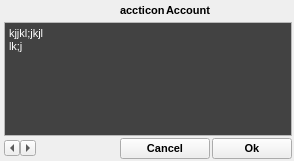
<?xml version="1.0" encoding="UTF-8"?>
<ui version="4.0">
 <class>Form</class>
 <widget class="QWidget" name="Form">
  <property name="windowModality">
   <enum>Qt::NonModal</enum>
  </property>
  <property name="geometry">
   <rect>
    <x>0</x>
    <y>0</y>
    <width>294</width>
    <height>161</height>
   </rect>
  </property>
  <property name="windowTitle">
   <string>Form</string>
  </property>
  <layout class="QGridLayout" name="gridLayout">
   <property name="leftMargin">
    <number>4</number>
   </property>
   <property name="topMargin">
    <number>0</number>
   </property>
   <property name="rightMargin">
    <number>2</number>
   </property>
   <property name="bottomMargin">
    <number>2</number>
   </property>
   <property name="spacing">
    <number>2</number>
   </property>
   <item row="0" column="0">
    <widget class="QLabel" name="iconlabel">
     <property name="sizePolicy">
      <sizepolicy hsizetype="Preferred" vsizetype="Fixed">
       <horstretch>0</horstretch>
       <verstretch>0</verstretch>
      </sizepolicy>
     </property>
     <property name="baseSize">
      <size>
       <width>16</width>
       <height>16</height>
      </size>
     </property>
     <property name="font">
      <font>
       <pointsize>8</pointsize>
      </font>
     </property>
     <property name="text">
      <string>&lt;icon&gt;</string>
     </property>
    </widget>
   </item>
   <item row="0" column="1">
    <spacer name="horizontalSpacer">
     <property name="orientation">
      <enum>Qt::Horizontal</enum>
     </property>
     <property name="sizeHint" stdset="0">
      <size>
       <width>40</width>
       <height>20</height>
      </size>
     </property>
    </spacer>
   </item>
   <item row="0" column="2">
    <widget class="QFrame" name="frame_2">
     <property name="frameShape">
      <enum>QFrame::NoFrame</enum>
     </property>
     <property name="frameShadow">
      <enum>QFrame::Plain</enum>
     </property>
     <property name="lineWidth">
      <number>0</number>
     </property>
     <layout class="QFormLayout" name="formLayout_2">
      <property name="fieldGrowthPolicy">
       <enum>QFormLayout::AllNonFixedFieldsGrow</enum>
      </property>
      <property name="labelAlignment">
       <set>Qt::AlignCenter</set>
      </property>
      <property name="formAlignment">
       <set>Qt::AlignCenter</set>
      </property>
      <property name="horizontalSpacing">
       <number>1</number>
      </property>
      <property name="margin">
       <number>0</number>
      </property>
      <item row="0" column="0">
       <widget class="QLabel" name="accticon">
        <property name="sizePolicy">
         <sizepolicy hsizetype="Maximum" vsizetype="Fixed">
          <horstretch>0</horstretch>
          <verstretch>0</verstretch>
         </sizepolicy>
        </property>
        <property name="baseSize">
         <size>
          <width>16</width>
          <height>16</height>
         </size>
        </property>
        <property name="font">
         <font>
          <pointsize>8</pointsize>
          <weight>75</weight>
          <bold>true</bold>
         </font>
        </property>
        <property name="text">
         <string>accticon</string>
        </property>
       </widget>
      </item>
      <item row="0" column="1">
       <widget class="QLabel" name="account">
        <property name="sizePolicy">
         <sizepolicy hsizetype="Minimum" vsizetype="Fixed">
          <horstretch>0</horstretch>
          <verstretch>0</verstretch>
         </sizepolicy>
        </property>
        <property name="font">
         <font>
          <pointsize>8</pointsize>
          <weight>75</weight>
          <bold>true</bold>
         </font>
        </property>
        <property name="text">
         <string>Account</string>
        </property>
       </widget>
      </item>
     </layout>
    </widget>
   </item>
   <item row="1" column="0" colspan="4">
    <widget class="QPlainTextEdit" name="message">
     <property name="palette">
      <palette>
       <active>
        <colorrole role="Text">
         <brush brushstyle="SolidPattern">
          <color alpha="255">
           <red>255</red>
           <green>255</green>
           <blue>255</blue>
          </color>
         </brush>
        </colorrole>
        <colorrole role="Base">
         <brush brushstyle="SolidPattern">
          <color alpha="255">
           <red>66</red>
           <green>66</green>
           <blue>66</blue>
          </color>
         </brush>
        </colorrole>
       </active>
       <inactive>
        <colorrole role="Text">
         <brush brushstyle="SolidPattern">
          <color alpha="255">
           <red>255</red>
           <green>255</green>
           <blue>255</blue>
          </color>
         </brush>
        </colorrole>
        <colorrole role="Base">
         <brush brushstyle="SolidPattern">
          <color alpha="255">
           <red>66</red>
           <green>66</green>
           <blue>66</blue>
          </color>
         </brush>
        </colorrole>
       </inactive>
       <disabled>
        <colorrole role="Text">
         <brush brushstyle="SolidPattern">
          <color alpha="255">
           <red>118</red>
           <green>118</green>
           <blue>117</blue>
          </color>
         </brush>
        </colorrole>
        <colorrole role="Base">
         <brush brushstyle="SolidPattern">
          <color alpha="255">
           <red>255</red>
           <green>255</green>
           <blue>255</blue>
          </color>
         </brush>
        </colorrole>
       </disabled>
      </palette>
     </property>
     <property name="font">
      <font>
       <pointsize>8</pointsize>
      </font>
     </property>
     <property name="frameShape">
      <enum>QFrame::StyledPanel</enum>
     </property>
     <property name="frameShadow">
      <enum>QFrame::Raised</enum>
     </property>
     <property name="lineWidth">
      <number>1</number>
     </property>
     <property name="midLineWidth">
      <number>0</number>
     </property>
     <property name="readOnly">
      <bool>true</bool>
     </property>
     <property name="plainText">
      <string>kjjkl;jkjl
lk;j
</string>
     </property>
    </widget>
   </item>
   <item row="2" column="0">
    <widget class="QFrame" name="frame">
     <property name="sizePolicy">
      <sizepolicy hsizetype="Fixed" vsizetype="Fixed">
       <horstretch>0</horstretch>
       <verstretch>0</verstretch>
      </sizepolicy>
     </property>
     <property name="frameShape">
      <enum>QFrame::NoFrame</enum>
     </property>
     <property name="frameShadow">
      <enum>QFrame::Plain</enum>
     </property>
     <property name="lineWidth">
      <number>0</number>
     </property>
     <layout class="QFormLayout" name="formLayout">
      <property name="fieldGrowthPolicy">
       <enum>QFormLayout::AllNonFixedFieldsGrow</enum>
      </property>
      <property name="labelAlignment">
       <set>Qt::AlignCenter</set>
      </property>
      <property name="formAlignment">
       <set>Qt::AlignHCenter|Qt::AlignTop</set>
      </property>
      <property name="horizontalSpacing">
       <number>0</number>
      </property>
      <property name="verticalSpacing">
       <number>0</number>
      </property>
      <property name="margin">
       <number>0</number>
      </property>
      <item row="0" column="1">
       <widget class="QToolButton" name="next">
        <property name="sizePolicy">
         <sizepolicy hsizetype="Fixed" vsizetype="Fixed">
          <horstretch>0</horstretch>
          <verstretch>0</verstretch>
         </sizepolicy>
        </property>
        <property name="maximumSize">
         <size>
          <width>16</width>
          <height>16</height>
         </size>
        </property>
        <property name="text">
         <string>...</string>
        </property>
        <property name="arrowType">
         <enum>Qt::RightArrow</enum>
        </property>
       </widget>
      </item>
      <item row="0" column="0">
       <widget class="QToolButton" name="prev">
        <property name="sizePolicy">
         <sizepolicy hsizetype="Fixed" vsizetype="Fixed">
          <horstretch>0</horstretch>
          <verstretch>0</verstretch>
         </sizepolicy>
        </property>
        <property name="maximumSize">
         <size>
          <width>16</width>
          <height>16</height>
         </size>
        </property>
        <property name="text">
         <string>...</string>
        </property>
        <property name="arrowType">
         <enum>Qt::LeftArrow</enum>
        </property>
       </widget>
      </item>
     </layout>
    </widget>
   </item>
   <item row="2" column="3">
    <widget class="QPushButton" name="accept">
     <property name="font">
      <font>
       <pointsize>8</pointsize>
       <weight>75</weight>
       <bold>true</bold>
      </font>
     </property>
     <property name="text">
      <string>Ok</string>
     </property>
     <property name="icon">
      <iconset resource="resources.qrc">
       <normaloff>:/icons/res/16x16/actions/dialog-ok-apply.png</normaloff>:/icons/res/16x16/actions/dialog-ok-apply.png</iconset>
     </property>
     <property name="iconSize">
      <size>
       <width>16</width>
       <height>16</height>
      </size>
     </property>
    </widget>
   </item>
   <item row="2" column="2">
    <widget class="QPushButton" name="discard">
     <property name="font">
      <font>
       <pointsize>8</pointsize>
       <weight>75</weight>
       <bold>true</bold>
      </font>
     </property>
     <property name="text">
      <string>Cancel</string>
     </property>
     <property name="icon">
      <iconset resource="resources.qrc">
       <normaloff>:/icons/res/16x16/actions/dialog-close.png</normaloff>:/icons/res/16x16/actions/dialog-close.png</iconset>
     </property>
     <property name="iconSize">
      <size>
       <width>16</width>
       <height>16</height>
      </size>
     </property>
    </widget>
   </item>
  </layout>
 </widget>
 <resources>
  <include location="resources.qrc"/>
 </resources>
 <connections/>
</ui>
